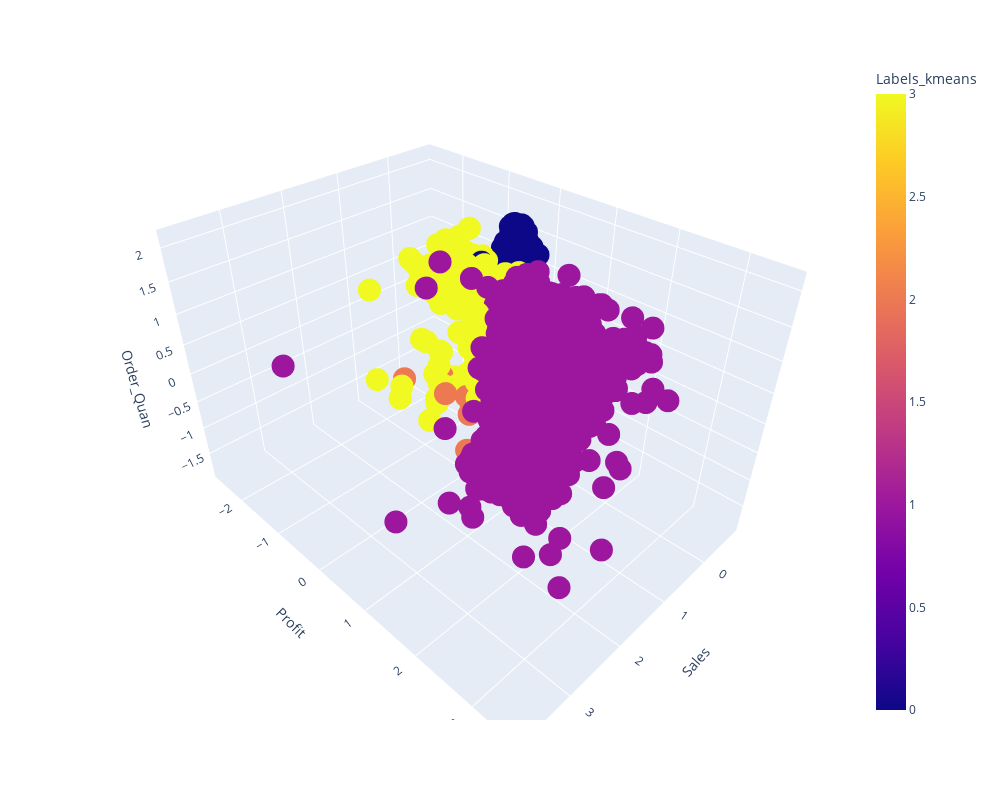

Notebook code for this chart:
### Code cell
# 3d plot using plotly
import plotly.express as px
fig = px.scatter_3d(x, x='Sales', y='Profit', z='Order_Quan', color='Labels_kmeans')
fig.update_layout(width=1000, height=800)
fig.show()

### Figure 1 — Plotly figure (JSON) as saved in the notebook; plotly's stock layout.template omitted (floating-point values rounded to 4 significant figures; data arrays with more than 128 entries replaced by an {"elided": "..."} marker saying what was removed)
{"data": [{"hovertemplate": "Sales=%{x}<br>Profit=%{y}<br>Order_Quan=%{z}<br>Labels_kmeans=%{marker.color}<extra></extra>", "legendgroup": "", "marker": {"color": {"elided": "5192 int values"}, "coloraxis": "coloraxis", "symbol": "circle"}, "mode": "markers", "name": "", "scene": "scene", "showlegend": false, "type": "scatter3d", "x": {"elided": "5192 float values"}, "y": {"elided": "5192 float values"}, "z": {"elided": "5192 float values"}}], "layout": {"coloraxis": {"colorbar": {"title": {"text": "Labels_kmeans"}}, "colorscale": [[0, "#0d0887"], [0.1111, "#46039f"], [0.2222, "#7201a8"], [0.3333, "#9c179e"], [0.4444, "#bd3786"], [0.5556, "#d8576b"], [0.6667, "#ed7953"], [0.7778, "#fb9f3a"], [0.8889, "#fdca26"], [1, "#f0f921"]]}, "height": 800, "legend": {"tracegroupgap": 0}, "margin": {"t": 60}, "scene": {"domain": {"x": [0, 1], "y": [0, 1]}, "xaxis": {"title": {"text": "Sales"}}, "yaxis": {"title": {"text": "Profit"}}, "zaxis": {"title": {"text": "Order_Quan"}}}, "width": 1000}}
